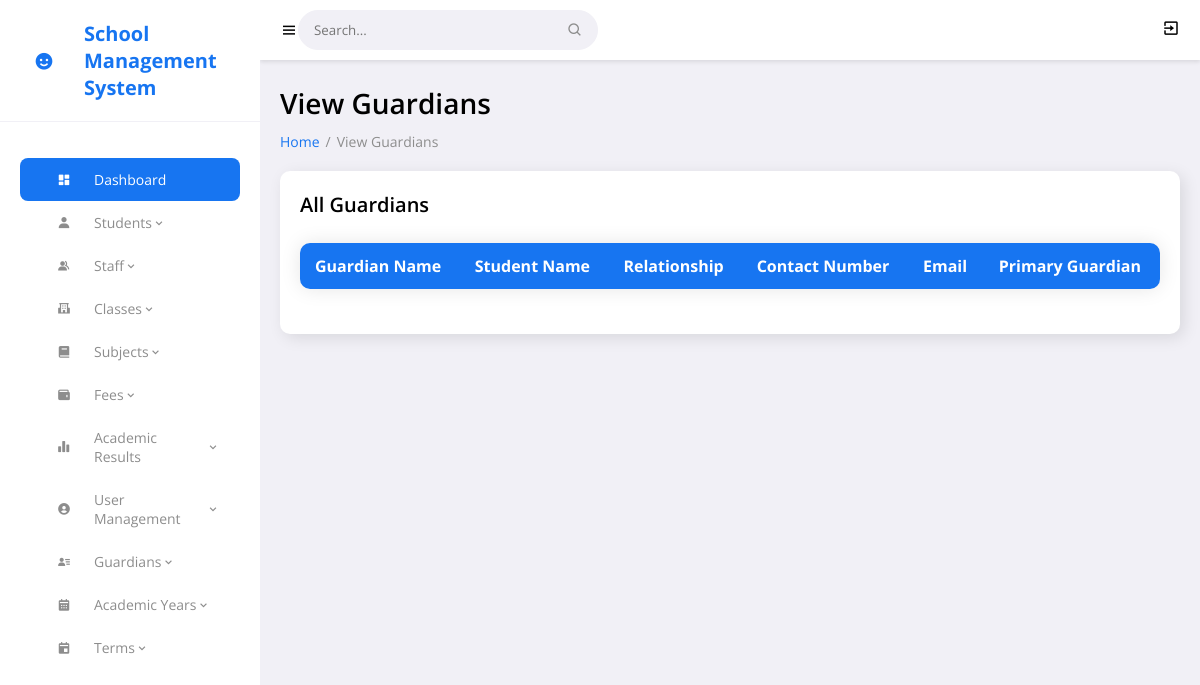
The app's page /guardians_view.php, older data.
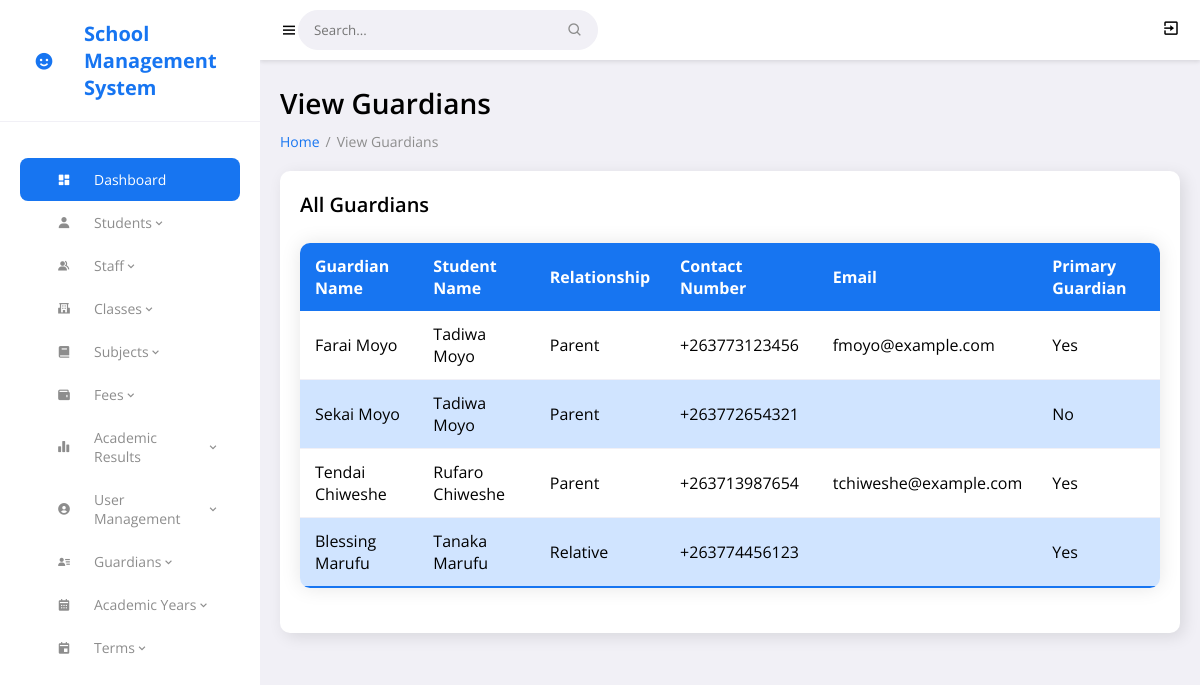
The same page, newer data.
### tables this page shows
CREATE TABLE `guardians` (
  `guardian_id` int(11) NOT NULL,
  `student_id` int(11) NOT NULL,
  `full_name` varchar(100) NOT NULL,
  `relationship` enum('Parent','Sibling','Relative','Other') NOT NULL,
  `contact_number` varchar(20) NOT NULL,
  `email` varchar(100) DEFAULT NULL,
  `address` text DEFAULT NULL,
  `is_primary` tinyint(1) DEFAULT 0
);

### guardians_view.php (the view, shortened to what this page needs)
<?php
include 'config.php';
$guardians = $conn->query("SELECT guardians.guardian_id, CONCAT(students.first_name, ' ', students.last_name) AS student_name,
    guardians.full_name, guardians.relationship, guardians.contact_number, guardians.email, guardians.is_primary
    FROM guardians
    JOIN students ON guardians.student_id = students.student_id");
?>
<!DOCTYPE html>
<html lang="en">
<head>
	<link href='https://unpkg.com/boxicons@2.0.9/css/boxicons.min.css' rel='stylesheet'>
	<link rel="stylesheet" href="css/style.css">
</head>
<body>
	<?php include 'includes/sidebar.php'; ?>
	<section id="content">
		<?php include 'includes/navbar.php'; ?>
		<main>
			<h1 class="title">View Guardians</h1>
			<ul class="breadcrumbs">
				<li><a href="admin_dashboard.php">Home</a></li>
				<li class="divider">/</li>
				<li><a href="#" class="active">View Guardians</a></li>
			</ul>
			<div class="data">
				<div class="content-data">
					<div class="head">
						<h3>All Guardians</h3>
					</div>
					<table class="styled-table">
						<thead>
							<tr>
								<th>Guardian Name</th>
								<th>Student Name</th>
								<th>Relationship</th>
								<th>Contact Number</th>
								<th>Email</th>
								<th>Primary Guardian</th>
							</tr>
						</thead>
						<tbody>
							<?php while ($row = $guardians->fetch_assoc()): ?>
								<tr>
									<td><?php echo $row['full_name']; ?></td>
									<td><?php echo $row['student_name']; ?></td>
									<td><?php echo $row['relationship']; ?></td>
									<td><?php echo $row['contact_number']; ?></td>
									<td><?php echo $row['email']; ?></td>
									<td><?php echo $row['is_primary'] ? 'Yes' : 'No'; ?></td>
								</tr>
							<?php endwhile; ?>
						</tbody>
					</table>
				</div>
			</div>
		</main>
	</section>
</body>
</html>

Row changes from the older to the newer data that the page shows:
added guardians: full_name "Farai Moyo", student_name "Tadiwa Moyo", relationship "Parent", contact_number "+263773123456", email "fmoyo@example.com", is_primary "Yes"
added guardians: full_name "Sekai Moyo", student_name "Tadiwa Moyo", relationship "Parent", contact_number "+263772654321", is_primary "No"
added guardians: full_name "Tendai Chiweshe", student_name "Rufaro Chiweshe", relationship "Parent", contact_number "+263713987654", email "tchiweshe@example.com", is_primary "Yes"
added guardians: full_name "Blessing Marufu", student_name "Tanaka Marufu", relationship "Relative", contact_number "+263774456123", is_primary "Yes"
